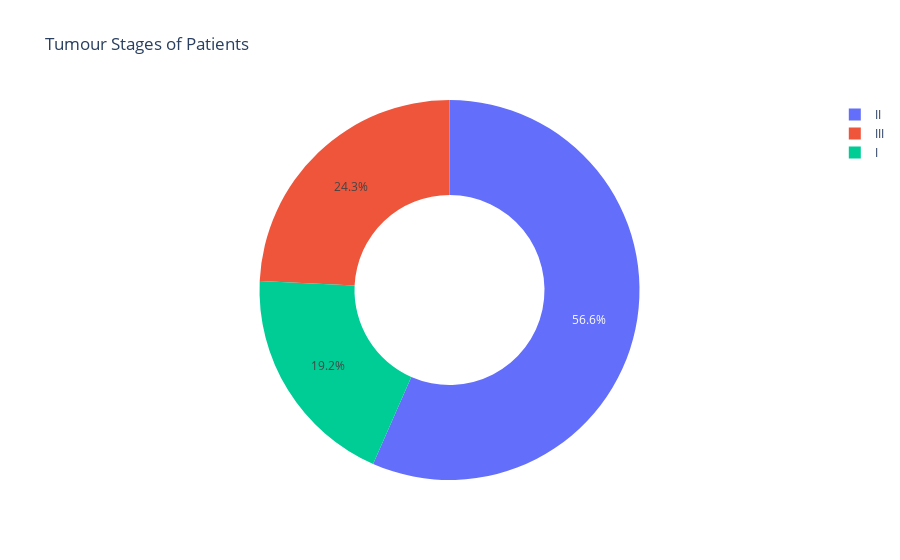

Notebook source saved alongside this figure:
### Code cell
# Counting the type of tumour stage
tumor_stage_counts = df['Tumour_Stage'].value_counts()
print(tumor_stage_counts)

transactions = tumor_stage_counts.index
quantity = tumor_stage_counts.values

# creating a pie chart to visualize the tumor stages of patients
figure = px.pie(df, 
                values = quantity, 
                names = transactions,
                hole = 0.5, 
                title = "Tumour Stages of Patients")
display(figure)

### Figure 1 — Plotly figure (JSON) as saved in the notebook; plotly's stock layout.template omitted (floating-point values rounded to 4 significant figures)
{"data": [{"domain": {"x": [0, 1], "y": [0, 1]}, "hole": 0.5, "hovertemplate": "label=%{label}<br>value=%{value}<extra></extra>", "labels": ["II", "III", "I"], "legendgroup": "", "name": "", "showlegend": true, "type": "pie", "values": [189, 81, 64]}], "layout": {"legend": {"tracegroupgap": 0}, "title": {"text": "Tumour Stages of Patients"}}}
